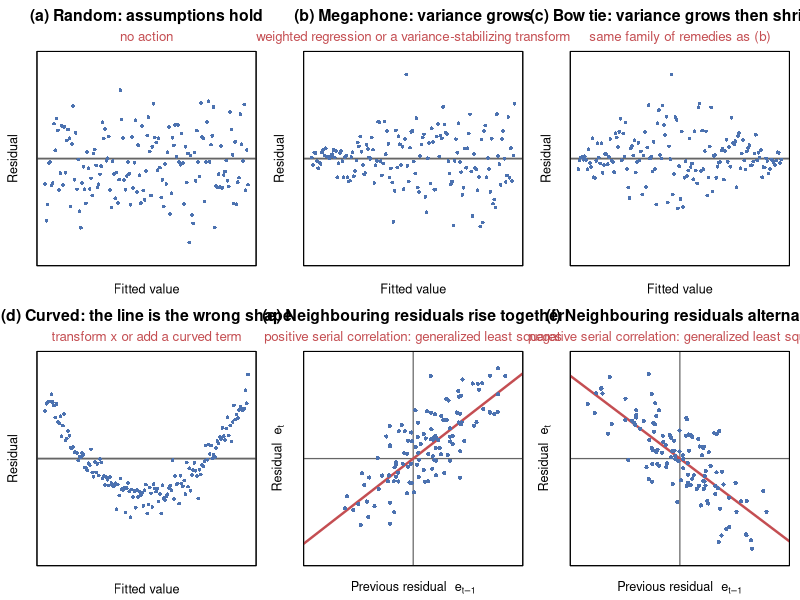

R code for this plot:
# Date        : 2026-08-29
# Description : Conceptual residual-pattern panel for chapter 5 (Diagnosis) of the
#               KINS lecture. Section 5.5.1 of the CNU lecture note lists the
#               shapes a residual plot can take and what each one accuses the
#               model of; the deck had the wording but no picture. Six patterns
#               are simulated so each shape is unambiguous:
#                 (a) random          - assumptions hold
#                 (b) megaphone       - variance grows with the fitted value
#                 (c) bow tie         - variance grows then shrinks
#                 (d) curved          - the straight line is the wrong shape
#                 (e) positive serial - neighbouring residuals repeat
#                 (f) negative serial - neighbouring residuals alternate
#               Panels (e) and (f) are LAG PLOTS (e_{t-1} on x, e_t on y), not
#               index plots. Two reasons, both checked in the console output
#               at the bottom of this script:
#                 - the correlation between neighbouring residuals is read as
#                   the tilt of one cloud, so the eye never has to trace a
#                   sequence across a wiggly line;
#                 - the residual-vs-fitted plot cannot show it at all, because
#                   e'yhat = y'(I-H)Hy = 0 exactly, so cor(e, yhat) = 0 for
#                   every OLS fit with an intercept.
#               Nothing here is estimated from data; the point of the figure is
#               to name the shapes, so the y axis carries no numbers.
#               Writes output/agent/2026-08-29/fig-m05-residual-patterns.png
# File        : residual-pattern-figure.R

set.seed(20260829)

out_dir <- "g:/Projects/regression-lecture-note/output/agent/2026-08-29"
dir.create(out_dir, showWarnings = FALSE, recursive = TRUE)

n <- 160
x <- seq(0, 1, length.out = n)

## AR(1) series for the lag plots. Fewer points than the scatter panels so the
## cloud stays readable at slide size, and the first 50 draws are discarded
## because filter() starts the recursion at 0 and the transient is not AR(1).
ar1 <- function(rho, sd, len = 120, burn = 50) {
  s <- as.numeric(filter(rnorm(len + burn, 0, sd), rho, method = "recursive"))
  s[-seq_len(burn)]
}

## the six residual series, each scaled to a comparable visual range
pat <- list(
  random   = rnorm(n),
  megaphone = rnorm(n) * (0.25 + 1.9 * x),
  bowtie   = rnorm(n) * (0.25 + 2.6 * (0.5 - abs(x - 0.5))),
  curved   = 2.2 * (x - 0.5)^2 * 6 - 1.2 + rnorm(n, 0, 0.30),
  pos_ar   = ar1(0.85, 0.45),
  neg_ar   = ar1(-0.80, 0.55)
)

titles <- c(random    = "(a) Random: assumptions hold",
            megaphone = "(b) Megaphone: variance grows",
            bowtie    = "(c) Bow tie: variance grows then shrinks",
            curved    = "(d) Curved: the line is the wrong shape",
            pos_ar    = "(e) Neighbouring residuals rise together",
            neg_ar    = "(f) Neighbouring residuals alternate")
xlabs  <- c(random = "Fitted value", megaphone = "Fitted value",
            bowtie = "Fitted value", curved = "Fitted value",
            pos_ar = "", neg_ar = "")
verdict <- c(random    = "no action",
             megaphone = "weighted regression or a variance-stabilizing transform",
             bowtie    = "same family of remedies as (b)",
             curved    = "transform x or add a curved term",
             pos_ar    = "positive serial correlation: generalized least squares",
             neg_ar    = "negative serial correlation: generalized least squares")

png(file.path(out_dir, "fig-m05-residual-patterns.png"),
    width = 2000, height = 950, res = 150)
op <- par(mfrow = c(2, 3), mar = c(2.6, 2.8, 3.9, 0.8), cex.lab = 1.15,
          mgp = c(1.3, 0.5, 0))

for (k in names(pat)) {
  e <- pat[[k]]
  if (k %in% c("pos_ar", "neg_ar")) {
    ## lag plot: each point is one consecutive pair of residuals, so the
    ## correlation between them is the tilt of the cloud and no sequence has
    ## to be traced by eye. The drawn line is the least-squares slope through
    ## the origin, which equals the lag-1 autocorrelation printed below.
    e0 <- e[-length(e)]
    e1 <- e[-1]
    lim <- max(abs(e)) * c(-1.1, 1.1)
    plot(e0, e1, type = "n", xlim = lim, ylim = lim, xaxt = "n", yaxt = "n",
         xlab = expression(paste("Previous residual  ", e[t - 1])),
         ylab = expression(paste("Residual  ", e[t])))
    abline(h = 0, v = 0, col = "grey40", lwd = 1.2)
    abline(a = 0, b = sum(e0 * e1) / sum(e0^2), col = "#C44E52", lwd = 2.4)
    points(e0, e1, pch = 16, col = "#4C72B0", cex = 0.85)
  } else {
    ylim <- max(abs(e)) * c(-1.18, 1.18)
    plot(seq_along(e), e, type = "n", xlab = xlabs[[k]], ylab = "Residual",
         main = "", yaxt = "n", xaxt = "n", ylim = ylim)
    abline(h = 0, col = "grey40", lwd = 1.8)
    points(seq_along(e), e, pch = 16, col = "#4C72B0", cex = 0.75)
  }
  box()
  mtext(titles[[k]], side = 3, line = 2.1, cex = 0.95, font = 2)
  mtext(verdict[[k]], side = 3, line = 0.6, cex = 0.8, col = "#C44E52")
}
par(op)
dev.off()

cat("figure written:",
    file.path(out_dir, "fig-m05-residual-patterns.png"), "\n")

## Printed so the shapes are not merely asserted: the simulated spread in the
## first and last fifth of each series, which is what the eye is reading.
cat("\n=== spread in the first vs last fifth of each series ===\n")
for (k in names(pat)) {
  e <- pat[[k]]
  m  <- length(e)                    # the AR series are shorter than n
  i1 <- seq_len(m %/% 5)
  i2 <- (m - m %/% 5 + 1):m
  cat(sprintf("%-10s  sd first = %.2f   sd last = %.2f   lag-1 corr = %+.2f\n",
              k, sd(e[i1]), sd(e[i2]),
              sum(e[-1] * e[-length(e)]) / sum(e^2)))
}

## Why panels (e)-(f) are lag plots and not residual-vs-fitted plots.
## For OLS with an intercept, e'yhat = y'(I - H)H y = y'(H - H)y = 0 and
## mean(e) = 0, hence cor(e, yhat) = 0 exactly for EVERY data set - the
## residual-vs-fitted plot is blind to serial correlation by construction.
## Fit a model on strongly autocorrelated errors and read the two numbers.
cat("\n=== cor(residual, fitted) under strong positive autocorrelation ===\n")
xv  <- seq(0, 10, length.out = 120)
err <- ar1(0.85, 0.45)                       # lag-1 correlation about +0.85
fit <- lm(2 + 0.5 * xv + err ~ xv)
e   <- residuals(fit)
r   <- rstandard(fit)                        # studentized residual
cat(sprintf("cor(e, yhat)            = %+.3e   (algebraically exactly 0)\n",
            cor(e, fitted(fit))))
cat(sprintf("cor(studentized, yhat)  = %+.3e   (leverage reweighting does not\n%24srevive the signal either)\n",
            cor(r, fitted(fit)), ""))
cat(sprintf("lag-1 corr of e         = %+.3f    (the signal, visible only in order)\n",
            sum(e[-1] * e[-length(e)]) / sum(e^2)))
cat(sprintf("Durbin-Watson d         = %.3f     (2(1-r1) = %.3f)\n",
            sum(diff(e)^2) / sum(e^2),
            2 * (1 - sum(e[-1] * e[-length(e)]) / sum(e^2))))
